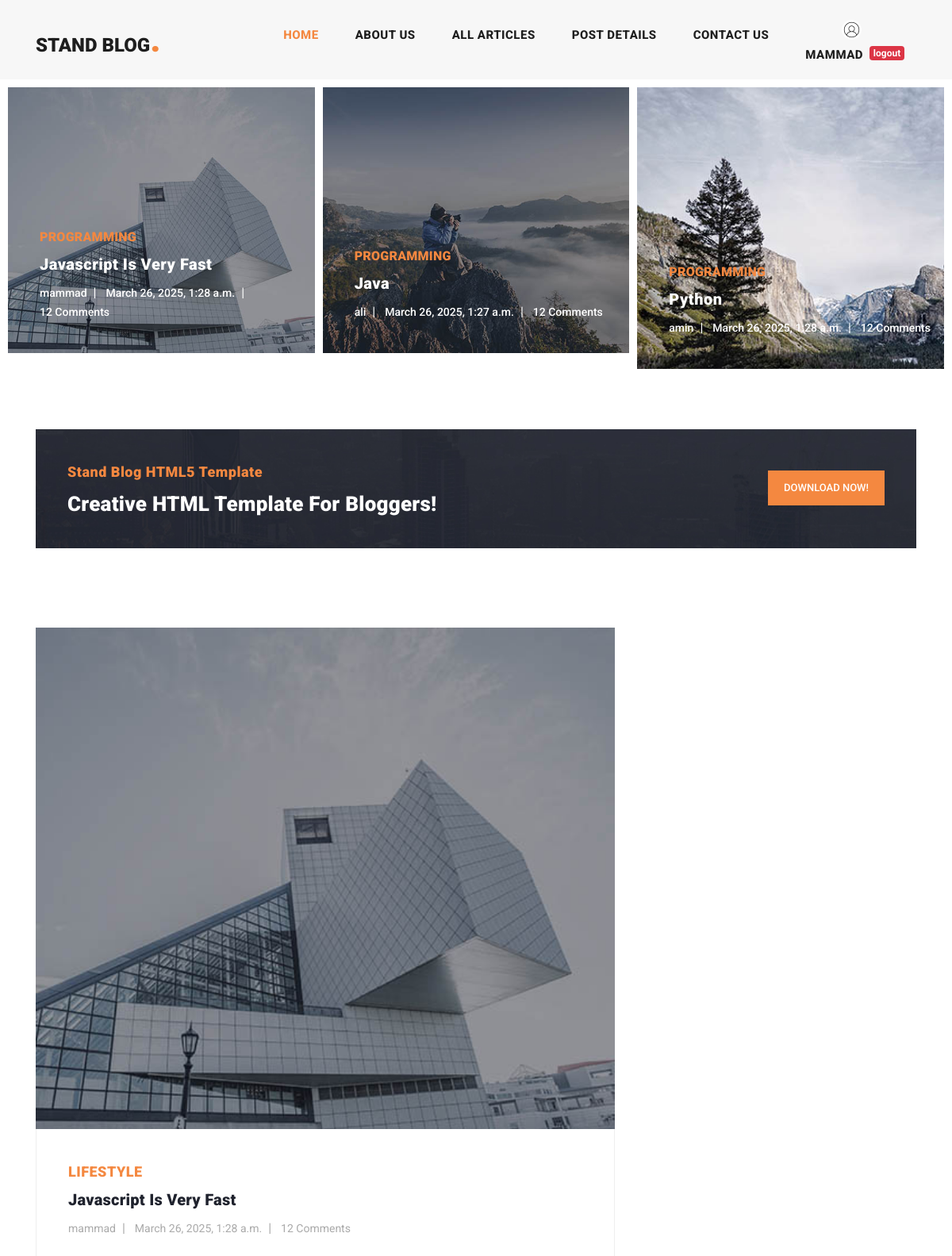
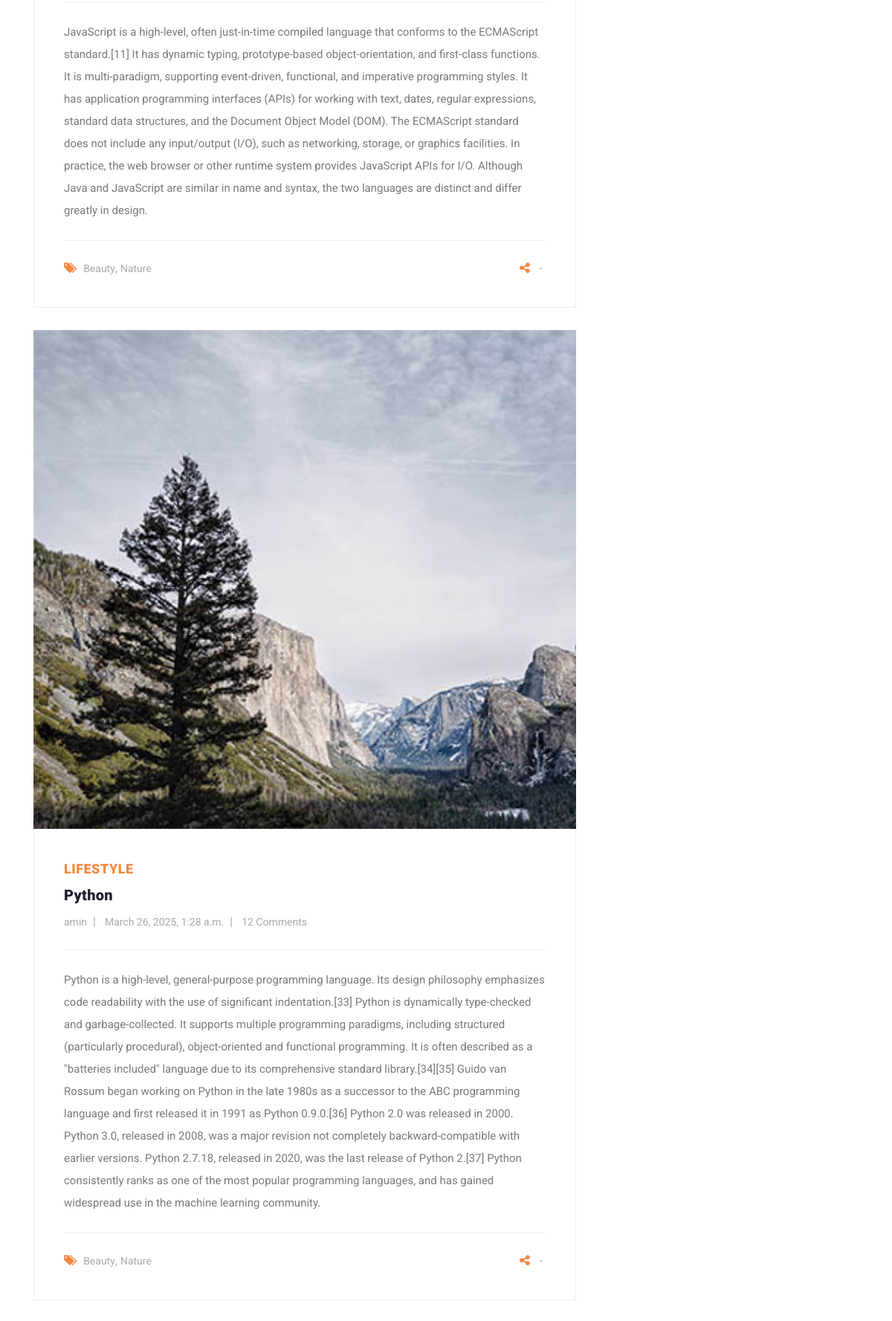
Screenshot of / (signed in, upper part) with the database file from the repository (2 pictures, top to bottom).
### blog/models.py (models this page shows, shortened)
class Article(models.Model):
    author = models.ForeignKey(User , on_delete=models.SET_NULL, null=True , blank=True , related_name='articles')
    title = models.CharField(max_length=80)
    category = models.ManyToManyField(Category , related_name="articles")
    body = models.TextField()
    image = models.ImageField(upload_to='images/articles')
    created = models.DateTimeField(auto_now_add=True)
    updated = models.DateTimeField(auto_now=True)
    is_published = models.BooleanField(default=True)
    slug = models.SlugField(blank=True , unique=True)
    objects = models.Manager()
    class Meta:
        ordering = ('-updated','-created')
    def get_absolute_url(self):
        return reverse('blog:article_detail', kwargs={'slug': self.slug})

class Category(models.Model):
    title = models.CharField(max_length=100)
    created = models.DateTimeField(auto_now_add=True)

### home/views.py (the view)
# urls.py: 2. Add a URL to urlpatterns:  path('', views.home, name='home')
def home(request):
    articles = Article.objects.all()
    recent_articles = Article.objects.all()[:3]
    return render(request , "home_app/index.html" , {'articles':articles})

### context_processors/context_processors.py (called while the page is built)
def recent_articles(request):
    recent_articles = Article.objects.order_by('-created')
    categories = Category.objects.all()
    return {'recent_articles': recent_articles , "categories": categories}

### home/templates/home_app/index.html (shortened to what this page needs)
{% extends 'base.html' %}
{% load static %}
{% load render_partial %}
{% load social_share %}
{% block content %}
    {% load static %}
    <div class="main-banner header-text">
      <div class="container-fluid">
        <div class="owl-banner owl-carousel">
            {% for article in articles %}
            	  <div class="item">
            <img src= "{{ article.image.url }}" alt="{{ article.title }}">
            <div class="item-content">
              <div class="main-content">
                <div class="meta-category">
                  <span>{{ article.category.first.title }}</span>
                </div>
                <a href="{{ article.get_absolute_url }}"><h4>{{ article.title }}</h4></a>
                <ul class="post-info">
                  <li><a href="#">{{ article.author.username }}</a></li>
                  <li><a href="#">{{ article.created }}</a></li>
                  <li><a href="#">12 Comments</a></li>
                </ul>
              </div>
            </div>
          </div>
            {% endfor %}
        </div>
      </div>
    </div>
    <section class="call-to-action">
      <div class="container">
        <div class="row">
          <div class="col-lg-12">
            <div class="main-content">
              <div class="row">
                <div class="col-lg-8">
                  <span>Stand Blog HTML5 Template</span>
                  <h4>Creative HTML Template For Bloggers!</h4>
                </div>
                <div class="col-lg-4">
                  <div class="main-button">
                    <a rel="nofollow" href="https://templatemo.com/tm-551-stand-blog" target="_parent">Download Now!</a>
                  </div>
                </div>
              </div>
            </div>
          </div>
        </div>
      </div>
    </section>
    <section class="blog-posts">
      <div class="container">
        <div class="row">
          <div class="col-lg-8">
            <div class="all-blog-posts">
              <div class="row">
                  {% for article in recent_articles %}
                      <div class="col-lg-12">
                  <div class="blog-post">
                    <div class="blog-thumb">
                      <img src= "{{ article.image.url }}" alt="">
                    </div>
                    <div class="down-content">
                      <span>Lifestyle</span>
                      <a href="post-details.html"><h4>{{ article.title }}</h4></a>
                      <ul class="post-info">
                        <li><a href="#">{{ article.author.username }}</a></li>
                        <li><a href="#">{{ article.created }}</a></li>
                        <li><a href="#">12 Comments</a></li>
                      </ul>
                        <p>{{ article.body }}</p>
                      <div class="post-options">
                        <div class="row">
                          <div class="col-6">
                            <ul class="post-tags">
                              <li><i class="fa fa-tags"></i></li>
                              <li><a href="#">Beauty</a>,</li>
                              <li><a href="#">Nature</a></li>
                            </ul>
                          </div>
                          <div class="col-6">
                            <ul class="post-share">
                              <li><i class="fa fa-share-alt"></i></li>
                                <li>-</li>
                            </ul>
                          </div>
                        </div>
                      </div>
                    </div>
                  </div>
                </div>
                  {% endfor %}
              </div>
            </div>
          </div>
        </div>
      </div>
    </section>
{% endblock %}

### templates/includes/header.html (shortened to what this page needs)
{% load static %}
<header class="">
      <nav class="navbar navbar-expand-lg">
        <div class="container">
          <a class="navbar-brand" href="index.html"><h2>Stand Blog<em>.</em></h2></a>
          <div class="collapse navbar-collapse" id="navbarResponsive">
            <ul class="navbar-nav ml-auto">
              <li class="nav-item{% if request.resolver_match.url_name == 'home' %} active {% endif %}">
                <a class="nav-link" href="{% url 'home_app:home' %}">Home
                </a>
              </li>
              <li class="nav-item">
                <a class="nav-link" href="about.html">About Us</a>
              </li>
              <li class="nav-item {% if request.resolver_match.url_name == 'articles_list' %} active {% endif %} ">
                <a class="nav-link" href="{% url 'blog:articles_list' %}">All Articles</a>
              </li>
              <li class="nav-item">
                <a class="nav-link" href="post-details.html">Post Details</a>
              </li>
              <li class="nav-item">
                <a class="nav-link" href="{% url 'blog:contact_us' %}">Contact Us</a>
              </li>
              <li class="nav-item">
                  {% if request.user.is_authenticated %}
                      {% if user.profile.image %}
                          <span><img src="{{ user.profile.image.url }}" width="25px" height="25px" style="border-radius: 100%" alt=""></span>
                          {% else %}
                          <span><img src="{% static 'images/icons/index.jpg' %}" width="25px" height="25px" style="border-radius: 100%" alt=""></span>
                      {% endif %}
                      <div class="d-flex">
                          <a class="nav-link" href="">{{ request.user.username }}</a>
                      <a href={% url 'account:logout' %}><span class="badge badge-danger mt-2">logout</span></a>
                      </div>
                  {% else %}
                      <div class="d-flex" >
                      <a class="nav-link" href={% url 'account:login' %}>login</a> __
                      <a class="nav-link" href={% url 'account:register' %}>register</a>
                      </div>
                  {% endif %}
              </li>
            </ul>
          </div>
        </div>
      </nav>
    </header>

### rows the page displays
Article: image (picture), category.first "PROGRAMMING", title "Javascript Is Very Fast", author.username "mammad", created "March 26, 2025, 1:28 a.m.", body "JavaScript is a high-level, often just-in-time compiled language that conforms to the ECMAScript standard.[11] It has dynamic typing, prototype-based object-orientation, and first-class functions. It is multi-paradigm, supporting event-driven, functional, and imperative programming styles. It has application programming interfaces (APIs) for working with text, dates, regular expressions, standard data structures, and the Document Object Model (DOM). The ECMAScript standard does not include any input/output (I/O), such as networking, storage, or graphics facilities. In practice, the web browser or other runtime system provides JavaScript APIs for I/O. Although Java and JavaScript are similar…"
Article: image (picture), category.first "PROGRAMMING", title "Java", author.username "ali", created "March 26, 2025, 1:27 a.m."
Article: image (picture), category.first "PROGRAMMING", title "Python", author.username "amin", created "March 26, 2025, 1:28 a.m.", body "Python is a high-level, general-purpose programming language. Its design philosophy emphasizes code readability with the use of significant indentation.[33] Python is dynamically type-checked and garbage-collected. It supports multiple programming paradigms, including structured (particularly procedural), object-oriented and functional programming. It is often described as a \"batteries included\" language due to its comprehensive standard library.[34][35] Guido van Rossum began working on Python in the late 1980s as a successor to the ABC programming language and first released it in 1991 as Python 0.9.0.[36] Python 2.0 was released in 2000. Python 3.0, released in 2008, was a major revision…"

### other values shown
{{ request.user.username }} "MAMMAD"
